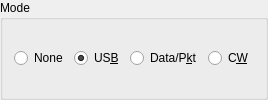
        <widget class="QGroupBox" name="mode_group_box">
         <property name="toolTip">
          <string>Modulation mode selected on radio.</string>
         </property>
         <property name="title">
          <string>Mode</string>
         </property>
         <layout class="QGridLayout" name="gridLayout_10">
          <item row="0" column="1">
           <widget class="QRadioButton" name="mode_USB_radio_button">
            <property name="toolTip">
             <string>&lt;html&gt;&lt;head/&gt;&lt;body&gt;&lt;p&gt;USB is usually the correct modulation mode,&lt;/p&gt;&lt;p&gt;unless the radio has a special data or packet mode setting&lt;/p&gt;&lt;p&gt;for AFSK operation.&lt;/p&gt;&lt;/body&gt;&lt;/html&gt;</string>
            </property>
            <property name="text">
             <string>US&amp;B</string>
            </property>
            <property name="checked">
             <bool>true</bool>
            </property>
            <attribute name="buttonGroup">
             <string notr="true">TX_mode_button_group</string>
            </attribute>
           </widget>
          </item>
          <item row="0" column="0">
           <widget class="QRadioButton" name="mode_none_radio_button">
            <property name="toolTip">
             <string>Don't allow the program to set the radio mode
(not recommended but use if the wrong mode
or bandwidth is selected).</string>
            </property>
            <property name="text">
             <string>None</string>
            </property>
            <attribute name="buttonGroup">
             <string notr="true">TX_mode_button_group</string>
            </attribute>
           </widget>
          </item>
          <item row="0" column="2">
           <widget class="QRadioButton" name="mode_data_radio_button">
            <property name="toolTip">
             <string>If this is available then it is usually the correct mode for this program.</string>
            </property>
            <property name="text">
             <string>Data/P&amp;kt</string>
            </property>
            <attribute name="buttonGroup">
             <string notr="true">TX_mode_button_group</string>
            </attribute>
           </widget>
          </item>
          <item row="0" column="3">
           <widget class="QRadioButton" name="mode_CW_radio_button">
            <property name="toolTip">
             <string>Set the radio to CW mode via CAT.
Use for EME CW with Doppler tracking.</string>
            </property>
            <property name="text">
             <string>C&amp;W</string>
            </property>
            <attribute name="buttonGroup">
             <string notr="true">TX_mode_button_group</string>
            </attribute>
           </widget>
          </item>
         </layout>
        </widget>
